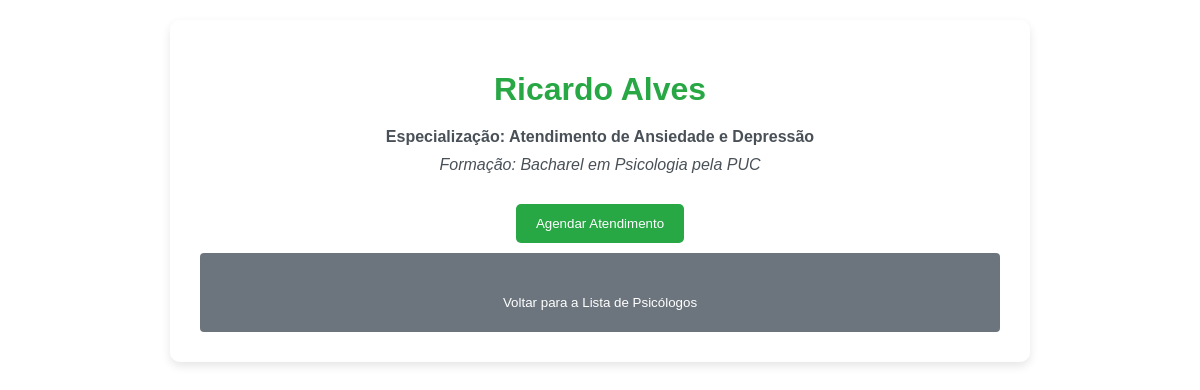
/psicologos/detalhe/2/, run on the app's committed database.
### psicologos/models.py (models this page shows, shortened)
class Psicologo(models.Model):
    nome = models.CharField(max_length=100)
    especializacao = models.CharField(max_length=100)
    formacao = models.TextField()
    foto = models.ImageField(upload_to='psicologos/')
    email = models.EmailField()
    telefone = models.CharField(max_length=20)

### psicologos/views.py (the view)
# urls.py: path('detalhe/<int:psicologo_id>/', detalhe_psicologo, name='detalhe_psicologo'),
def detalhe_psicologo(request, psicologo_id):
    psicologo = get_object_or_404(Psicologo, pk=psicologo_id)
    return render(request, 'psicologos/detalhe_psicologo.html', {'psicologo': psicologo})

### psicologos/templates/psicologos/detalhe_psicologo.html (shortened to what this page needs)
{% load static %}
<!DOCTYPE html>
<html lang="pt-BR">
<head>
    <link rel="stylesheet" href="{% static 'css/styles.css' %}">
</head>
<body>
<div class="container">
    <h1>{{ psicologo.nome }}</h1>
    <p class="especializacao">Especialização: {{ psicologo.especializacao }}</p>
    <p class="formacao">Formação: {{ psicologo.formacao }}</p>
    <a href="{% url 'psicologos:agendar_atendimento' psicologo.id %}">
        <button type="button">Agendar Atendimento</button>
    </a>
    <div class="back-button">
        <a href="{% url 'psicologos:lista_psicologos' %}">
            <button type="button">Voltar para a Lista de Psicólogos</button>
        </a>
    </div>
</div>
</body>
</html>

### static/css/styles.css (style rules this page uses)
body { font-family: 'Arial', sans-serif; background-image: url('/static/images/background_image.jpg'); background-size: cover; background-position: center; background-repeat: no-repeat; background-attachment: fixed; color: #495057; margin: 0; padding: 20px; }
.container { background: rgba(255, 255, 255, 0.8); max-width: 800px; margin: auto; padding: 30px; border-radius: 10px; box-shadow: 0 4px 10px rgba(0, 0, 0, 0.1); text-align: center; }
h1, h2 { color: #28a745; margin-bottom: 20px; }
p { color: #495057; margin: 10px 0; }
button { padding: 12px 20px; background-color: #28a745; color: white; border: none; border-radius: 5px; cursor: pointer; transition: background-color 0.3s; margin-top: 20px; }
a { text-decoration: none; color: #28a745; font-weight: bold; }
.especializacao { font-weight: bold; }
.formacao { font-style: italic; }
h1 { color: #28a745; }
.back-button { margin-top: 20px; }
.back-button button { background-color: #6c757d; }
.back-button { margin-top: 10px; background-color: #6c757d; color: white; padding: 10px 15px; border: none; border-radius: 4px; cursor: pointer; font-size: 16px; }

### data on the page
Psicologo: nome "Ricardo Alves", especializacao "Atendimento de Ansiedade e Depressão", formacao "Bacharel em Psicologia pela PUC"
